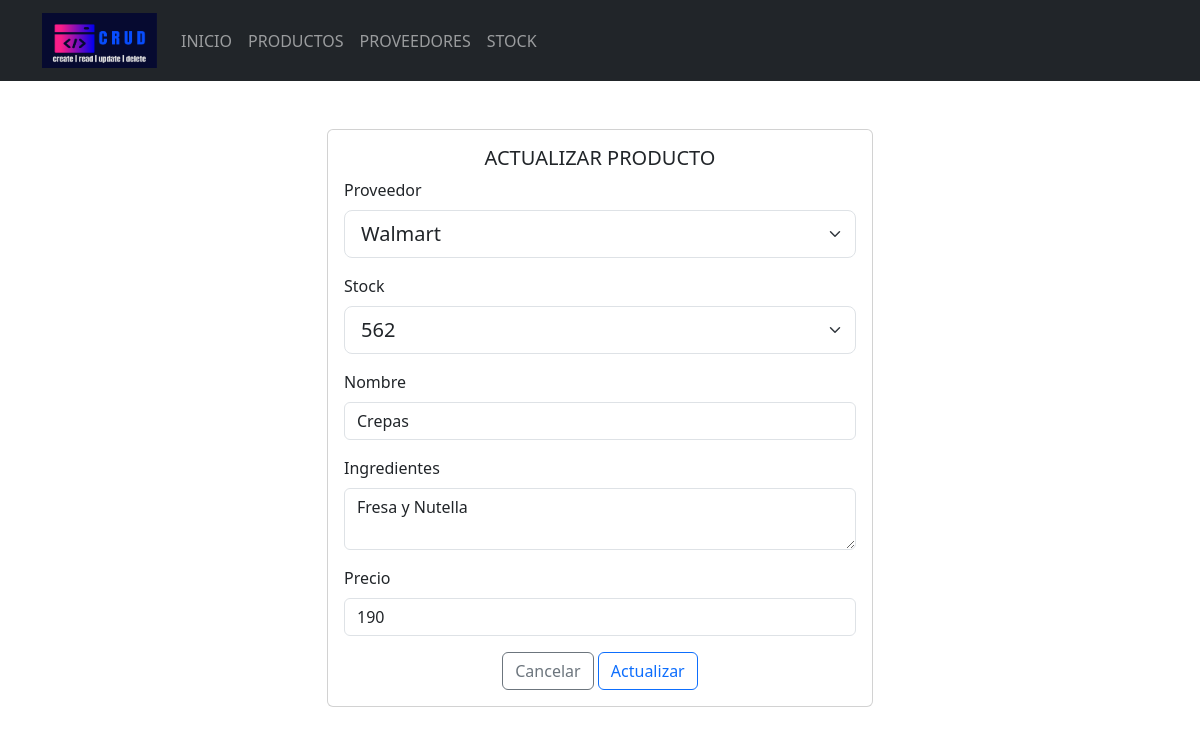
The app's page /Formularios/productos/actualizar.php?Id=1 with its own data.
### tables this page shows
CREATE TABLE `proveedor` (
  `idProveedor` int(10) NOT NULL,
  `nombre` varchar(50) NOT NULL,
  `direccion` varchar(50) NOT NULL
);

CREATE TABLE `stock` (
  `idStock` int(10) NOT NULL,
  `cantidad` varchar(50) NOT NULL,
  `medida` varchar(50) NOT NULL
);

CREATE TABLE `productos` (
  `idProducto` int(10) NOT NULL,
  `idProveedor` int(10) NOT NULL,
  `idStock` int(10) NOT NULL,
  `nombreProducto` varchar(50) NOT NULL,
  `cantidad` int(50) NOT NULL,
  `ingredientes` varchar(50) NOT NULL,
  `precio` varchar(50) NOT NULL
);

### Formularios/productos/actualizar.php (the view, shortened to what this page needs)
<!doctype html>
<html lang="es">
<head>
    <link rel="stylesheet" href="<?php echo base_url; ?>css/bootstrap.min.css">
</head>
<body>
    <header>
        <nav class="navbar navbar-expand-lg bg-dark" data-bs-theme="dark">
            <div class="container">
                <a class="navbar-brand" href="<?php echo base_url; ?>">
                    <img src="<?php echo base_url; ?>img/logo.png" alt="logo" height="55" width="115">
                </a>
                <div class="collapse navbar-collapse" id="mi-menu">
                    <ul class="navbar-nav">
                        <li class="nav-item">
                            <a class="nav-link" href="<?php echo base_url; ?>">INICIO</a>
                        </li>
                        <li class="nav-item">
                            <a class="nav-link" href="<?php echo base_url; ?>Formularios/productos/index.php">PRODUCTOS</a>
                        </li>
                        <li class="nav-item">
                            <a class="nav-link" href="<?php echo base_url; ?>Formularios/proveedores/index.php">PROVEEDORES</a>
                        </li>
                        <li class="nav-item">
                            <a class="nav-link" href="<?php echo base_url; ?>Formularios/stock/index.php">STOCK</a>
                        </li>
                    </ul>
                </div>
            </div>
        </nav>
    </header>
    <div class="container mt-5 mb-5">
        <div class="row justify-content-center">
            <div class="col-md-6">
                <div class="card">
                    <div class="card-body">
                        <h5 class="card-title text-center">ACTUALIZAR PRODUCTO</h5>
                        <form action="../../CRUDP/editarDatos.php" method="post">
                            <?php
                            include_once("../../config/conexion.php");
                            $sql = "SELECT * FROM productos WHERE idProducto =" . $_REQUEST['Id'];
                            $resultado = $conexion->query($sql);
                            $row = $resultado->fetch_assoc();
                            ?>
                            <div class="mb-3">
                                <label for="proveedorU" class="form-label">Proveedor</label>
                                <select class="form-select form-select-lg" name="proveedorU" id="proveedorU">
                                    <?php
                                    include_once("../../config/conexion.php");
                                    $sql1 = "SELECT * FROM proveedor WHERE idProveedor=" . $row['idProveedor'];
                                    $resultado1 = $conexion->query($sql1);
                                    $row1 = $resultado1->fetch_assoc();
                                    echo "<option selected value='" . $row1['idProveedor'] . "'>" . $row1['nombre'] . "</option>";
                                    ?>
                                </select>
                            </div>
                            <div class="mb-3">
                                <label for="stockU" class="form-label">Stock</label>
                                <select class="form-select form-select-lg" name="stockU" id="stockU">
                                    <?php
                                    include_once("../../config/conexion.php");
                                    $sql3 = "SELECT * FROM stock WHERE idStock=" . $row['idStock'];
                                    $resultado3 = $conexion->query($sql3);
                                    $row3 = $resultado3->fetch_assoc();
                                    echo "<option selected value='" . $row3['idStock'] . "'>" . $row3['cantidad'] . "</option>";
                                    ?>
                                </select>
                            </div>
                            <div class="mb-3">
                                <label for="nombreU" class="form-label">Nombre</label>
                                <input type="text" class="form-control" id="nombreU" name="nombreU" placeholder="Nombre del producto" value="<?php echo $row['nombreProducto'] ?>">
                            </div>
                            <div class="mb-3">
                                <label for="ingredientes" class="form-label">Ingredientes</label>
                                <textarea class="form-control" id="ingredientes" name="ingredientes" rows="2" placeholder="ingredientes"><?php echo $row['ingredientes'] ?></textarea>
                            </div>
                            <div class="mb-3">
                                <label for="precioU" class="form-label">Precio</label>
                                <input type="text" class="form-control" name="precioU" id="precioU" placeholder="Precio" value="<?php echo $row['precio'] ?>">
                            </div>
                            <div class="text-center">
                                <a href="../productos/index.php" type="submit" class="btn btn-outline-secondary">Cancelar</a>
                                <button type="submit" class="btn btn-outline-primary">Actualizar</button>
                            </div>
                        </form>
                    </div>
                </div>
            </div>
        </div>
    </div>
</body>
</html>

### records on screen
proveedor: proveedorU "Walmart"
stock: stockU "562"
productos: nombreU "Crepas", ingredientes "Fresa y Nutella", precioU "190"
